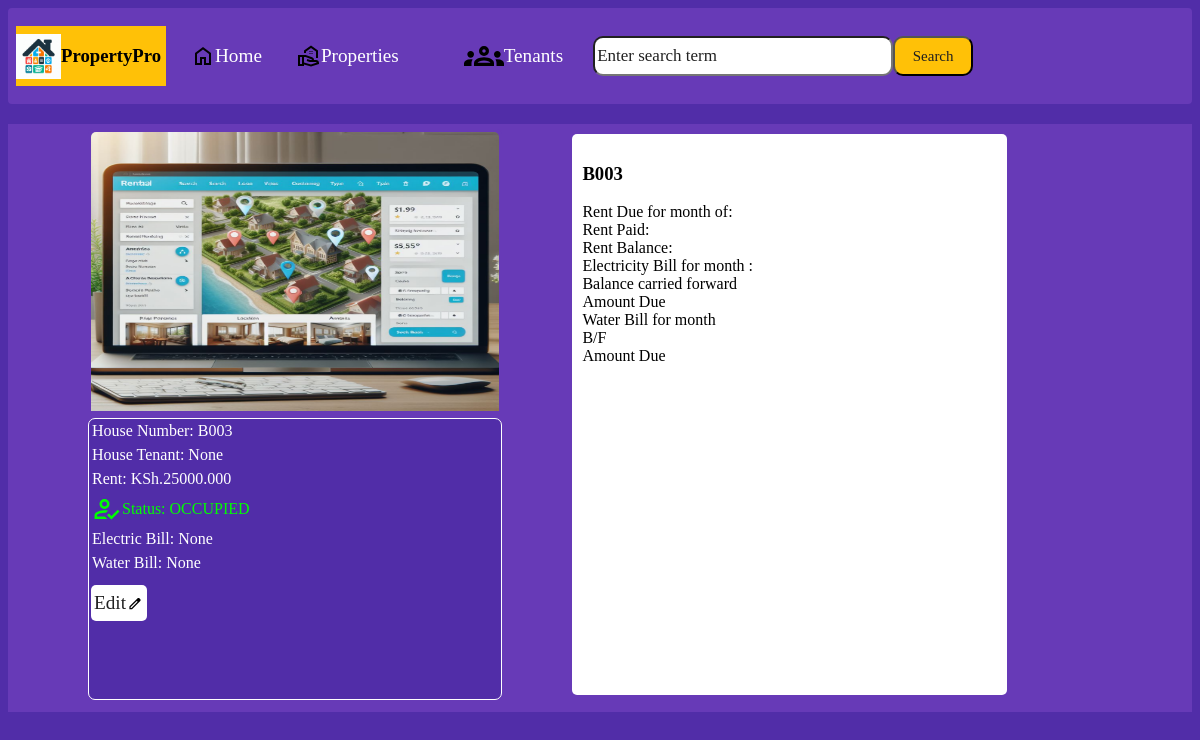
/property-pro/properties/1/houses/3/, run on the app's committed database.
### property/models.py (models this page shows, shortened)
class House(models.Model):
    VACANCY_CHOICES =[
        ("AVAILABLE",'Available'),
        ("OCCUPIED",'Occupied')
    ]
    CATEGORY =[
        ("SINGLE","single"),
        ("DOUBLE","double_room"),
        ("DOUBLE SELF","double_self"),
        ("ONE BEDROOM","one bedroom"),
        ("TWO BEDROOM","two bedroom"),
    ]
    tenant = models.OneToOneField(Tenant,on_delete=models.CASCADE,null=True,blank=True)
    rent = models.DecimalField(max_digits=9, decimal_places=3)
    image = models.ImageField(upload_to='media/',null=True)
    house_number = models.CharField(max_length= 10)
    status = models.CharField(max_length=20,choices=VACANCY_CHOICES,null=True,blank=True)
    electric_bill =models.ForeignKey('ElectricBill',on_delete=models.CASCADE,null=True,blank=True)
    water_bill = models.ForeignKey('WaterBill',on_delete=models.CASCADE,null=True,blank=True)
    category = models.CharField(max_length=20,choices=CATEGORY)
    property =models.ForeignKey(Property,related_name="houses", on_delete=models.CASCADE,blank=True)
    owner = models.ManyToManyField(Owner,related_name="houses")

### property/views.py (the view)
# urls.py: path("properties/<int:pk>/houses/<int:id>/",views.house_detail,name="house_detail"),
def house_detail(request,pk,id):
    house =get_object_or_404(House, pk=id)
    return render(request,"property/house_detail.html",{"house":house})

### property/templates/property/house_detail.html (shortened to what this page needs)
{% extends "property/index.html" %}
{% load static %}
{% block styles %}
    <link rel="stylesheet" href="{% static 'property/css/house_detail.css' %}">
{% endblock styles %}
{% block body %}
<div class="container">
<div class="house">
        <ul>
            <li><img src="{{MEDIA_URL}}{{house.image}}" alt="House image"></li>
            <div class="details">
            <li>House Number: {{house.house_number}}</li>
            <li>House Tenant: {{house.tenant}}</li>
            <li>Rent: KSh.{{house.rent}}</li>
            {% if house.status == 'Available' %}
              <li id="available"><img src="{% static 'property/svg/available.svg' %}" alt="available">  Status: {{house.status}}</li>
            {% else %}
            <li id="occupied"><img src="{% static 'property/svg/occupied1.svg' %}" alt="occupied"> Status: {{house.status}}</li>
            {% endif %}
            <li>Electric Bill: {{house.electric_bill}}</li>
            <li>Water Bill: {{house.water_bill}}</li>
            <a href="#" id="edit"> Edit <img src="{% static 'property/svg/edit.svg' %}" alt="edit"> </a>
            </div>
        </ul>
</div>
<div class="payment">
<h3>{{house.house_number}}</h3>
<ul>
  <li>Rent Due for month of:</li>
  <li>Rent Paid:</li>
  <li>Rent Balance:</li>
</ul>
<ul>
  <li>Electricity Bill for month :</li>
  <li>Balance carried forward</li>
  <li>Amount Due</li>
</ul>
<ul>
  <li>Water Bill for month</li>
  <li>B/F</li>
  <li>Amount Due</li>
</ul>
</div>
</div>
{% endblock body %}

### property/static/property/css/navbar.css (style rules this page uses)
li { list-style-type:none; }

### property/static/property/css/index.css (style rules this page uses)
:root { --dark-primary-color:#512DA8; --light-primary-color:#D1C4E9; --primary-color:#673AB7; --text-icon-color:#FFFFFF; --accent-color:#FFC107; --primary-text:#212121; --secondary-text:#757575; --separator-color:#BDBDBD; --success-color:#00ff00ff; --error-color:#FF5252; }
body { background-color: var(--dark-primary-color); }

### property/static/property/css/house_detail.css (style rules this page uses)
.container { display: flex; flex-direction: row; width: 100%; height: 75%; background-color: var(--primary-color); margin-top: 20px; }
.house li { text-decoration: none; color: var(--text-icon-color); padding: 3px; }
.house { background-color: var(--primary-color); display: flex; flex-direction: column; flex-wrap: wrap; height: 95%; width: 35%; margin-top: 5px; margin-left: 80px; border-radius: 5px; -webkit-border-radius: 5px; -moz-border-radius: 5px; -ms-border-radius: 5px; -o-border-radius: 5px; padding: 0; }
.house img { width: 100%; height: 50%; border-radius: 5px 5px 0 0; -webkit-border-radius: 5px 5px 0 0; -moz-border-radius: 5px 5px 0 0; -ms-border-radius: 5px 5px 0 0; -o-border-radius: 5px 5px 0 0; }
.house ul { margin: 0; padding: 0; height: 100%; }
.details { border: 1px solid var(--text-icon-color); background-color: var(--dark-primary-color); height: 50%; border-radius: 7px; -webkit-border-radius: 7px; -moz-border-radius: 7px; -ms-border-radius: 7px; -o-border-radius: 7px; position: relative; }
.details a { text-decoration: none; color: var(--primary-text); background-color: var(--text-icon-color); border-radius: 5px; -webkit-border-radius: 5px; -moz-border-radius: 5px; -ms-border-radius: 5px; -o-border-radius: 5px; font-size: larger; width: 50px; display: flex; align-items: center; height: 30px; padding-left: 2px; margin-left: 2px; margin-top: 10px; padding: 3px; }
#occupied { display: flex; flex-direction: row; flex-wrap: wrap; color: var(--success-color); align-items: center; text-decoration:double; }
#occupied img { height: 30px; width: 30px; }
.payment { height: 92%; width: 35%; background-color: var(--text-icon-color); margin-left: 70px; margin-right: 10px; margin-top: 10px; border-radius: 5px; -webkit-border-radius: 5px; -moz-border-radius: 5px; -ms-border-radius: 5px; -o-border-radius: 5px; padding: 10px; }
.payment ul { margin: 0; padding: 0; width: 100%; }

### data on the page
House: image (picture), house_number "B003", tenant "None", rent "25000.000", status "OCCUPIED", electric_bill "None", water_bill "None"
